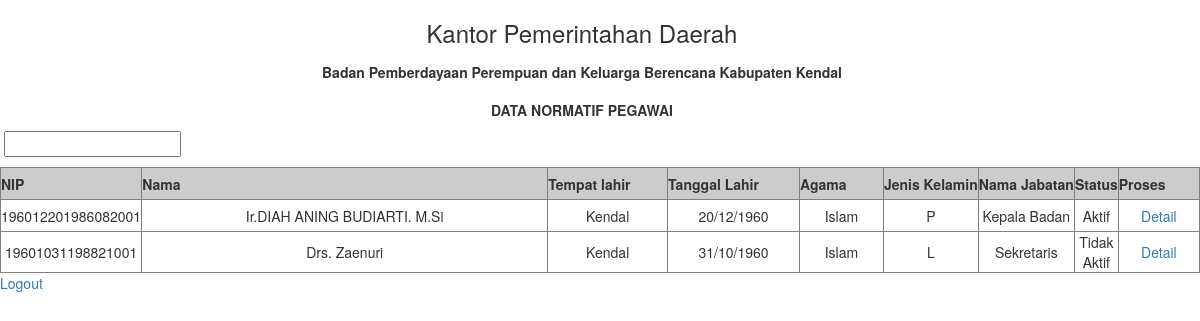
Screenshot of /pages/daftarnormatif.php with the database file from the repository.
### tables this page shows
CREATE TABLE `tabel_karyawan` (
  `nip` varchar(20) NOT NULL,
  `id_pendidikan` int(3) NOT NULL,
  `id_gol` int(3) NOT NULL,
  `jabatan` varchar(40) NOT NULL,
  `nama_karyawan` varchar(40) NOT NULL,
  `tmp_lahir` varchar(15) NOT NULL,
  `tgl_lahir` date NOT NULL,
  `agama` varchar(10) NOT NULL,
  `jk` enum('L','P') NOT NULL,
  `status_nikah` varchar(15) NOT NULL,
  `jml_anak` varchar(2) default NULL,
  `status_karyawan` enum('pns','cpns') NOT NULL,
  `thn_lulus` int(4) default NULL,
  `status` enum('Aktif','Tidak Aktif') NOT NULL,
  `no_karpeg` varchar(10) default NULL,
  `keterangan` varchar(40) NOT NULL,
  PRIMARY KEY  (`nip`)
);

### pages/daftarnormatif.php (the view, shortened to what this page needs)
<?php require_once('Connections/sambung.php'); ?>
<?php
$maxRows_pegawai = 10;
$pageNum_pegawai = 0;
$startRow_pegawai = $pageNum_pegawai * $maxRows_pegawai;
$query_pegawai = "SELECT * FROM tabel_karyawan";
$query_limit_pegawai = sprintf("%s LIMIT %d, %d", $query_pegawai, $startRow_pegawai, $maxRows_pegawai);
$pegawai = mysql_query($query_limit_pegawai, $sambung) or die(mysql_error());
$row_pegawai = mysql_fetch_assoc($pegawai);
?>
<!DOCTYPE html PUBLIC "-//W3C//DTD XHTML 1.0 Transitional//EN" "http://www.w3.org/TR/xhtml1/DTD/xhtml1-transitional.dtd">
<html xmlns="http://www.w3.org/1999/xhtml">
<head>
<link href="layout/bootstrap.min.css" rel="stylesheet">
<link href="layout/simple-sidebar.css" rel="stylesheet">
</head>
<body>
<form id="form1" name="form1" method="post" action="">
<table width="100%"  cellspacing="0" cellpadding="0">
  <tr>
    <td width="21%" rowspan="3">&nbsp;</td>
    <td width="55%" height="25"><h3 align="center">Kantor Pemerintahan Daerah </h3></td>
    <td width="24%" rowspan="3">&nbsp;</td>
  </tr>
  <tr>
    <td height="32"><div align="center"><strong>Badan Pemberdayaan Perempuan dan Keluarga Berencana Kabupaten Kendal</strong></div></td>
  </tr>
  <tr>
    <td height="43"><div align="center"><strong>DATA NORMATIF PEGAWAI</strong></div></td>
  </tr>
</table>
<p>
  <input name="cari" type="text" id="cari" />
</p>
  <table width="100%" height="34" border="1" cellpadding="0" cellspacing="0">
    <tr>
      <th width="10%" height="32" align="center" nowrap="nowrap" bgcolor="#CCCCCC">NIP</th>
      <th width=300 align="center" nowrap="nowrap" bgcolor="#CCCCCC">Nama </th>
      <th width="10%" align="center" nowrap="nowrap" bgcolor="#CCCCCC">Tempat lahir</th>
      <th width="11%" align="center" nowrap="nowrap" bgcolor="#CCCCCC">Tanggal Lahir</th>
      <th width="7%" align="center" nowrap="nowrap" bgcolor="#CCCCCC">Agama</th>
      <th width="6%" align="center" nowrap="nowrap" bgcolor="#CCCCCC">Jenis Kelamin</th>
      <th width="2%" align="center" nowrap="nowrap" bgcolor="#CCCCCC">Nama Jabatan</th>
       <th width="2%" align="center" nowrap="nowrap" bgcolor="#CCCCCC">Status</th>
      <th colspan="3" align="center" nowrap="nowrap" bgcolor="#CCCCCC">Proses</th>
    </tr>
    <tr>
      <?php do { ?>
        <td width="20" height="32" align="center"><?php echo $row_pegawai['nip']; ?></td>
        <td width="200" align="center"><?php echo $row_pegawai['nama_karyawan']; ?></td>
        <td width="40" align="center"><?php echo $row_pegawai['tmp_lahir']; ?></td>
        <td width="20" align="center"><?php echo date('d/m/Y', strtotime ($row_pegawai['tgl_lahir'])); ?></td>
        <td width="15" align="center"><?php echo $row_pegawai['agama']; ?></td>
        <td width="20" align="center"><?php echo $row_pegawai['jk']; ?></td>
        <td width="100" align="center"><?php echo $row_pegawai['jabatan']; ?></td>
        <td width="100" align="center"><?php echo $row_pegawai['status']; ?></td>
      <td width="60" align="center"><a href="viewpegawai.php?page=detail&nip=<?php echo $row_pegawai['nip']; ?>">Detail</a></td>
    </tr>
        <?php } while ($row_pegawai = mysql_fetch_assoc($pegawai)); ?>
  </table>
</form>
<p><a href="logout.php">Logout</a></p>
</body>
</html>

### rows the page displays
tabel_karyawan: nip "196012201986082001", nama_karyawan "Ir.DIAH ANING BUDIARTI. M.Si", tmp_lahir "Kendal", tgl_lahir "20/12/1960", agama "Islam", jk "P", jabatan "Kepala Badan", status "Aktif"
tabel_karyawan: nip "19601031198821001", nama_karyawan "Drs. Zaenuri", tmp_lahir "Kendal", tgl_lahir "31/10/1960", agama "Islam", jk "L", jabatan "Sekretaris", status "Tidak Aktif"
